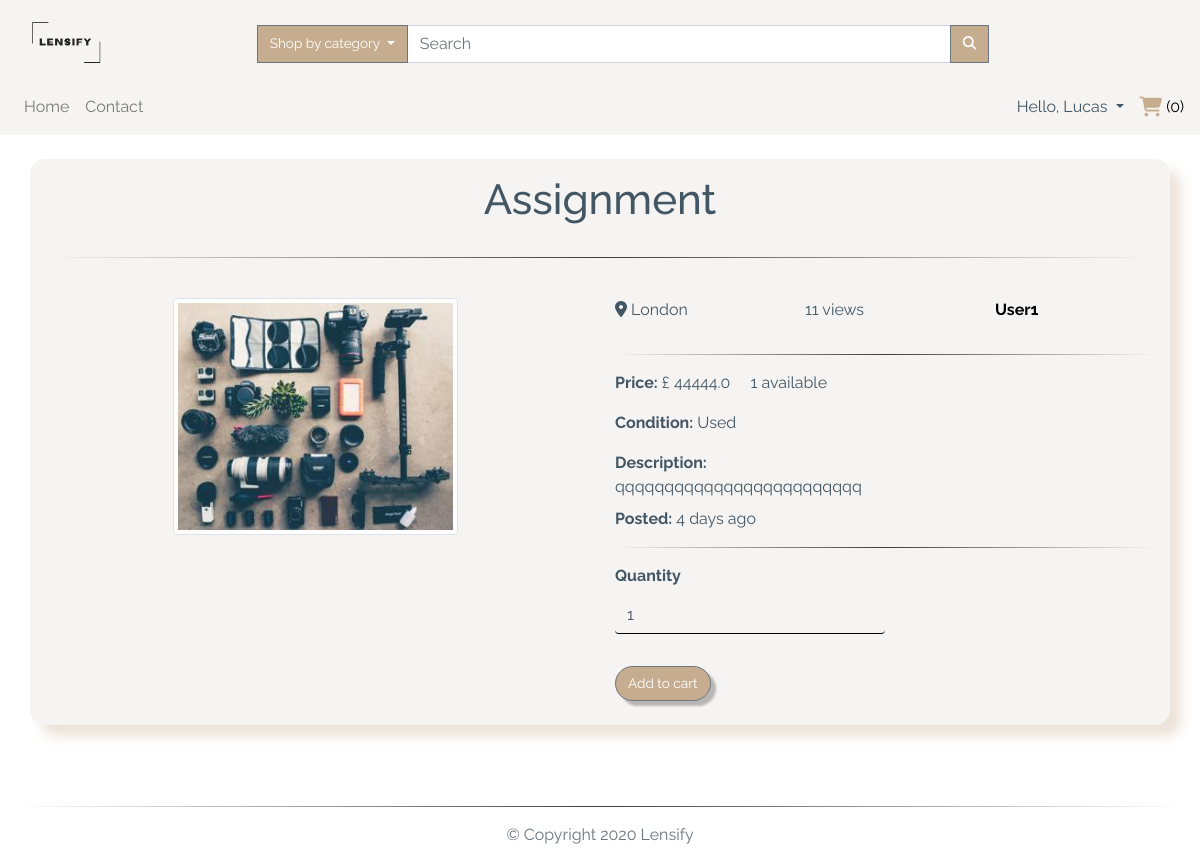
The page /item/19 (signed in) on the database as committed earlier.
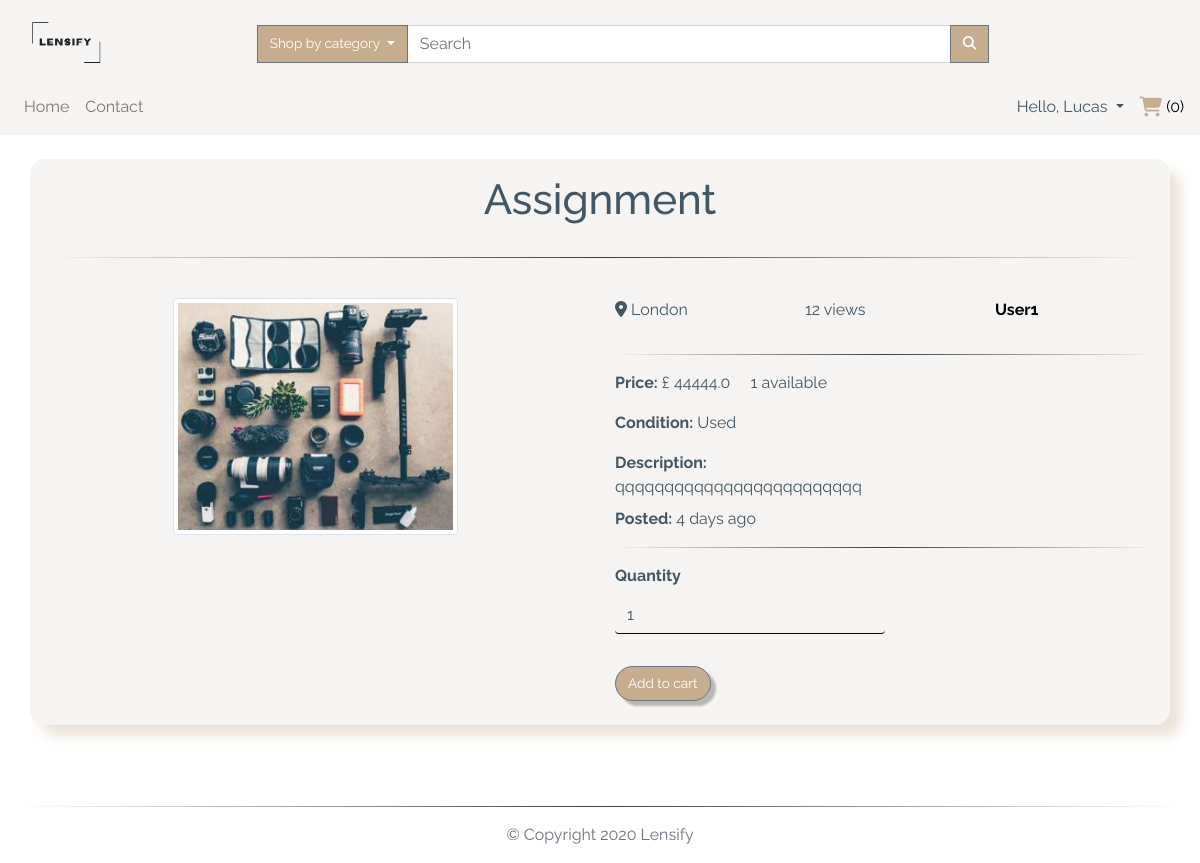
The same page on the database as committed later.
### app/models.py (models this page shows, shortened)
class TimestampMixin(object):
    created_at = db.Column(db.DateTime, nullable=False,
                           default=datetime.utcnow)
    updated_at = db.Column(db.DateTime, onupdate=datetime.utcnow)

class User(db.Model, TimestampMixin, UserMixin):
    __tablename__ = "users"
    id = db.Column(db.Integer, primary_key=True)
    first_name = db.Column(db.String(50), nullable=False)
    last_name = db.Column(db.String(50), nullable=False)
    username = db.Column(db.String(50), unique=True, nullable=False)
    email = db.Column(db.String(115), unique=True, nullable=False)
    image_file = db.Column(db.String(80), nullable=False,
                           default="default.jpg")
    password_hash = db.Column(db.String(60), nullable=False)
    items_for_sale = db.relationship(
        "ItemForSale", backref="seller", lazy="dynamic")
    orders = db.relationship("Order", backref="buyer", lazy=True)
    address = db.relationship(
        "Address", secondary="user_addresses", backref="user", lazy="dynamic"
    )
    followed = db.relationship(
        'User', secondary=followers,
        primaryjoin=(followers.c.follower_id == id),
        secondaryjoin=(followers.c.followed_id == id),
        backref=db.backref('followers', lazy='dynamic'), lazy='dynamic')
    reviewed = db.relationship(
        'Review', backref='user_reviewed', primaryjoin=(Review.user_reviewed_id == id), lazy="dynamic"
    )
    reviewer = db.relationship(
        'Review', backref='user_reviewer', primaryjoin=(Review.user_reviewer_id == id), lazy="dynamic"
    )

class ItemForSale(db.Model, TimestampMixin):
    __tablename__ = "for_sale"
    id = db.Column(db.Integer, primary_key=True)
    title = db.Column(db.String(100), nullable=False)
    description = db.Column(db.Text, nullable=False)
    quantity = db.Column(db.Integer, nullable=False, default=1)
    condition = db.Column(db.String(50), nullable=False)
    item_city = db.Column(db.String(50), nullable=False)
    price = db.Column(db.Float, nullable=False)
    item_views = db.Column(db.Integer, default=0)
    image_file = db.Column(Json(128), nullable=False,
                           default=['item.jpg'])
    sold = db.Column(db.Boolean, default=False)
    seller_id = db.Column(db.Integer, db.ForeignKey("users.id"))
    category_id = db.Column(db.Integer, db.ForeignKey("categories.id"))
    item_in_order = db.relationship(
        "OrderItem", backref="item", lazy="dynamic"
    )

### app/routes.py (the view, shortened to what this page needs)
@app.route("/item/<item_id>", methods=["GET", "POST"])
@ login_required
def item(item_id):
    form = AddToCartForm()
    item = ItemForSale.query.filter_by(id=item_id).first_or_404()
    item.item_views += 1
    db.session.commit()
    if item in current_user.items_for_sale:
        if request.args.get('delete'):
            db.session.delete(item)
            db.session.commit()
            flash("You have deleted a listing!", "success")
            return redirect(url_for("index"))
    return render_template("item_details.html", title="Item Details", item=item, form=form)

### app/forms.py
class AddToCartForm(FlaskForm):
    quantity = h5fields.IntegerField(
        "Quantity", default=1, widget=h5widgets.NumberInput(min=1, max=100, step=1),
        validators=[DataRequired(message="Please only insert numerical values")])
    submit = SubmitField('Add to cart')

### app/models.py (called while the page is built)
@login_manager.user_loader
def load_user(user_id):
    return User.query.get(int(user_id))

    def process_result_value(self, value, dialect):
        return json.loads(value)

### app/routes.py (called while the page is built)
@app.before_request
def before_request():
    if current_user.is_authenticated:
        current_user.updated_at = datetime.utcnow()
        db.session.commit()

@app.context_processor
def inject_categories():
    categories = Category.query.join(
        ItemForSale, (Category.id == ItemForSale.category_id)).filter(ItemForSale.sold == False).all()
    return dict(categories=categories)

### app/templates/item_details.html (shortened to what this page needs)
{% extends "layout.html" %}
{% import "bootstrap/wtf.html" as wtf %}
{% block app_content %}
<div class="container custom-bg my-4">
  <div class="row justify-content-center">
    <h1 class="col-12 text-center my-3">
      {{ item.title.capitalize() }}
    </h1>
  </div>
  <hr>
  <div class="row justify-content-center">
    <div class="col-12 col-sm-6 my-4" aria-labelledby="item-picture">
      <div class="row justify-content-center">
        <img class="img-fluid w-50 thumb img-thumbnail" id="largeImage"
          src="{{url_for('static', filename='img/items/' + item.image_file[0])}}" alt="{{item.title}}">
      </div>
    </div>
    <div class="col-12 col-sm-6 my-4">
      <div class="row text-break">
        <p class="text-capitalize col-md-4">
          <i class="fas fa-map-marker-alt"></i> {{item.item_city }}
        </p>
        <p class="col-md-4">
          {{item.item_views}} views
        </p>
        <p class="col-md-4">
          <a href="{{url_for('user', username=item.seller.username)}}" class="text-capitalize" alt="{{item.title}}">
            <strong>{{ item.seller.username }} </strong>
          </a>
        </p>
      </div>
      <hr>
      <div class="row text-break">
        <div class="col-12">
          <p>
            <strong>Price:</strong> £ {{ item.price }} <span class="ml-3">{{item.quantity}} available</span>
          </p>
          <p>
            <strong>Condition:</strong> {{ item.condition }}
          </p>
          <p class="my-2">
            <strong>Description:</strong><span class="d-block">{{ item.description }}</span>
          </p>
          <p class="my-2">
            <strong>Posted:</strong> {{ moment(item.created_at).fromNow() }}
          </p>
          <hr>
          {% if item in current_user.items_for_sale %}
          <div class="mt-4 d-flex justify-content-between">
            <button class="confirm-delete btn btn-danger" data-toggle="modal" data-target="#confirmDeleteModal"
              id="deleteButton{{item.id}}">
              <span class="fa fa-remove"></span>
            </button>
            <div class="modal fade" id="confirmDeleteModal" tabindex="-1" role="dialog"
              aria-labelledby="confirmDeleteModalLabel" aria-hidden="true">
              <div class="modal-dialog modal-dialog-centered" role="document">
                <div class="modal-content">
                  <div class="modal-header">
                    <h5 class="modal-title" id="confirmDeleteModalLabel">DELETE</h5>
                    <button type="button" class="close" data-dismiss="modal" aria-label="Close">
                      <span aria-hidden="true">&times;</span>
                    </button>
                  </div>
                  <div class="modal-body">
                    Do you want to delete this listing?
                  </div>
                  <div class="modal-footer">
                    <button type="button" class="btn btn-danger" data-dismiss="modal">NO</button>
                    <a href="{{url_for('item', delete='True', item_id=item.id)}}"><button type="button"
                        class="btn btn-primary">YES</button></a>
                  </div>
                </div>
              </div>
            </div>
          </div>
          {% else %}
          <form action="{{url_for('item', item_id=item.id)}}" method='POST' class="form">
            {{wtf.form_field(form.quantity, class="form-control w-50")}}
            {{wtf.form_field(form.submit, class="mt-3 btn btn-secondary")}}
          </form>
          {% endif %}
        </div>
      </div>
    </div>
  </div>
</div>
{% endblock app_content %}

### app/templates/layout.html (shortened to what this page needs)
{% extends "bootstrap/base.html" %}
{% block styles %}
<link rel="stylesheet" href="https://stackpath.bootstrapcdn.com/bootstrap/4.5.0/css/bootstrap.min.css"
>
<link rel="stylesheet" href="https://cdnjs.cloudflare.com/ajax/libs/animate.css/3.7.0/animate.css" />
<link rel="stylesheet" href="{{url_for('.static', filename='css/styles.css')}}" />
{% endblock styles %}
{% block body %}
{% block navbar %}
<nav class="navbar navbar-expand-lg navbar-light custom-bg">
  <a href="{{url_for('index')}}" class="col-4 col-md-2 logo-container">
    <img class="navbar-brand img-fluid mt-2" src="{{url_for('.static', filename='img/logo.png')}}" alt="logo" />
  </a>
  <div class="collapse navbar-collapse pt-2 col-12 col-lg-9" id="search">
    <form class="form-inline col-12 input-group" method='POST' action="{{ url_for('search') }}">
      <div class="dropdown ml-3 input-group-append">
        <button class="btn btn-secondary dropdown-toggle no-radius" type="button" id="dropdownMenuButton"
          data-toggle="dropdown" aria-haspopup="true" aria-expanded="false">
          Shop by category
        </button>
      </div>
      <input class="form-control col-8 input-group-append" type="search" placeholder="Search" aria-label="Search" name="search" >
      <div class="input-group-append">
        <button class="btn btn-secondary no-radius" type="submit">
          <i class="fas fa-search"></i>
        </button>
      </div>
    </form>
  </div>
</nav>
<nav class="navbar navbar-expand-lg navbar-light custom-bg py-0">
  <div id="links" class="collapse navbar-collapse py-2">
    <div class="navbar-nav text-center">
      <a class="nav-item nav-link" href="{{url_for('index')}}">Home</a>
      <a class="nav-item nav-link" href="{{url_for('contact')}}">Contact</a>
    </div>
    <div class="navbar-nav ml-auto text-center">
      {% if current_user.is_authenticated %}
      <div class="dropdown">
        <a class="dropdown-toggle" type="button" id="dropdownMenuButton" data-toggle="dropdown" aria-haspopup="true"
          aria-expanded="false">
          Hello, {{current_user.first_name.capitalize()}}
        </a>
      </div>
      <div class="ml-3 text-center d-none d-lg-block" id="cart">
        <a href="{{url_for('cart')}}">
          <i class="fas fa-shopping-cart fa-lg"></i> ({{session['cart']|length}})
        </a>
      </div>
      {%else%}
      <a class="nav-item nav-link mr-2" href="{{url_for('login')}}">Login</a>
      <a class="nav-item nav-link" href="{{url_for('register')}}">Register</a>
      {%endif%}
    </div>
  </div>
</nav>
{% endblock navbar%}
{% block content %}
<main class="my-auto">
  <div class="container-fluid">
    {% block app_content %} {% endblock app_content %}
  </div>
</main>
{% endblock content%}
<footer class="footer navbar-fixed-bottom">
  <div class="container-fluid">
    <hr>
    <p class="text-muted pb-3 text-center">
      &copy;
      Copyright
      Lensify
    </p>
  </div>
</footer>
{% endblock body %}

### app/static/css/styles.css (style rules this page uses)
:root { --main-color: #fff; --second-color: #425664; --third-color: #f6f4f2; --fourth-color: #c6ad8f; }
*, *::before, *::after { margin: 0; padding: 0; box-sizing: border-box; list-style: none; text-decoration: none; }
body, html { background: var(--main-color); min-height: 100vh; width: 100%; color: var(--second-color); font-family: "Raleway", sans-serif; word-break: normal; }
html { position: relative; }
.footer { position: absolute; bottom: 0; width: 100%; height: 10px; }
a { color: black; text-decoration: none; cursor: pointer; }
h1 { font-size: 3.5vw; }
P { word-break: normal; }
.container { box-shadow: 0.7rem 0.7rem 0.7rem rgba(198, 173, 143, 0.341); border-radius: 15px; }
label { font-weight: bold; display: block; }
input[type="number"] { border: none; background: transparent; border-bottom: 1px solid black; }
.thumb { cursor: pointer; }
hr { border: none; height: 1px; background-image: linear-gradient( to right, rgba(0, 0, 0, 0), rgba(0, 0, 0, 0.75), rgba(0, 0, 0, 0) ); }
.btn { font-size: 85%; white-space: nowrap; }
.btn-secondary { filter: drop-shadow(5px 5px 1px rgba(0, 0, 0, 0.25)); background-color: var(--fourth-color); border-radius: 20px; color: var(--main-color); }
.no-radius { filter: none; border-radius: 0px; color: var(--main-color); }
.custom-bg { background-color: var(--third-color); }
.logo-container img { width: 70px; height: 55px; }
.fa-shopping-cart { color: var(--fourth-color); }

Rows that differ between the two databases and show on the page:
changed ItemForSale "Assignment": item_views "11" → "12"
